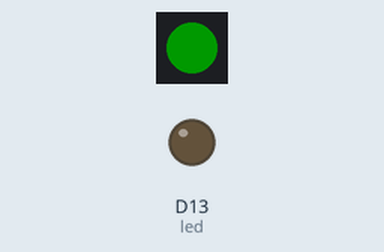
Bench run of a program on a simulated CircuitPython board. Parts: 1 RGB LEDs in strip order, left to right, output pins drawn as LEDs (lit = HIGH). Dim RGB values are drawn brighter than linear.

Above: at 8.57 s.
At 17.08 s:
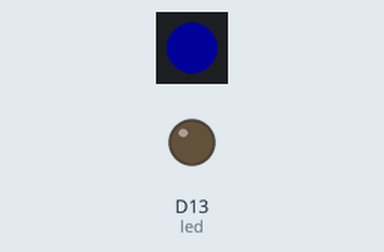
At 25.65 s:
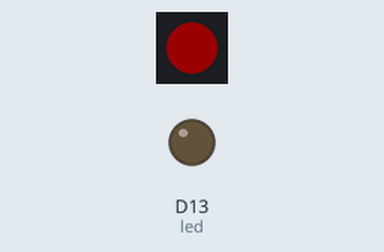
At 39.69 s:
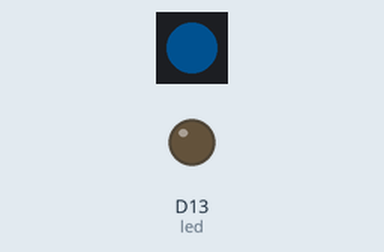
Timing chart, 0 to 40.0 s (numbered marks = the images above):
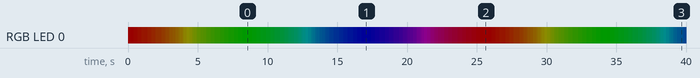

Measured:
- by itself, RGB LED 0: off → RGB(25, 0, 0) at 0.00 s, → RGB(24, 0, 0) 0.20 s later, → RGB(24, 1, 0) 0.20 s later, → RGB(23, 1, 0) 0.20 s later, … (235 changes in this stretch)

The program:

main.py
```python
import board
import digitalio
import time
import adafruit_dotstar as dotstar

dot = dotstar.DotStar(board.APA102_SCK, board.APA102_MOSI, 1, brightness=0.1)
led = digitalio.DigitalInOut(board.D13)
led.direction = digitalio.Direction.OUTPUT

i = 0


def wheel(pos):
    # Input a value 0 to 255 to get a color value.
    # The colours are a transition r - g - b - back to r.
    if (pos < 0) or (pos > 255):
        return (0, 0, 0)
    if pos < 85:
        return (int(255 - pos*3), int(pos*3), 0)
    elif pos < 170:
        pos -= 85
        return (0, int(255 - (pos*3)), int(pos*3))
    else:
        pos -= 170
        return (int(pos*3), 0, int(255 - pos*3))


while True:
    dot[0] = wheel(i & 255)
    # led.value = True
    # time.sleep(0.5)
    # led.value = False
    time.sleep(.1)

    i = (i+1) % 256
```
